Frame 1 (no input): blank canvas, image omitted
Frame 60 (no input): blank canvas, image omitted
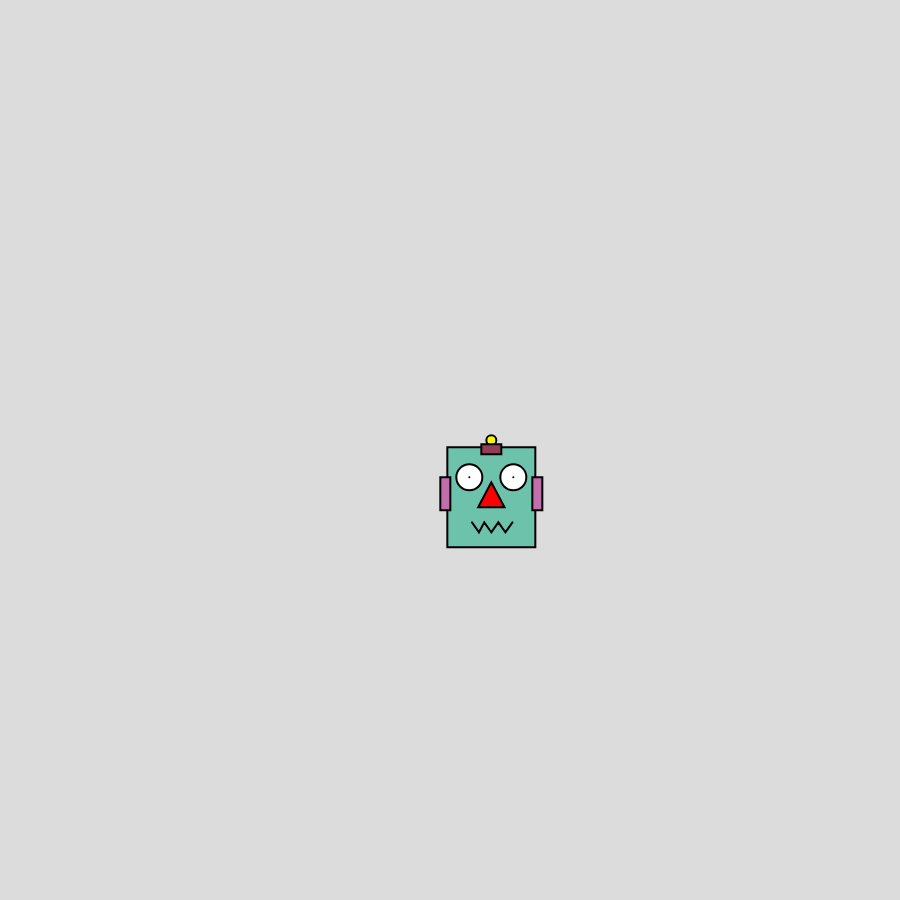
Frame 120 (the mouse pressed at the canvas centre since frame 60)

The p5.js sketch whose frames 1 and 60 were blank and that drew this single picture after the mouse press (run headless with seeded random() and noise() and a simulated clock; from frame 60 on, the mouse is pressed at the canvas centre):

// p5.js sketch
// ── sketch.js
/// <reference path="/Users/bgmacbook/.vscode/extensions/samplavigne.p5-vscode-1.2.7/p5types/global.d.ts" />
let robot = {};
let robots = [];

function setup() {
  createCanvas(900, 900);
}

function draw() {
	background(220);
	
	if(robots.length>0){
		for(let i=0; i < robots.length; i++){
			drawRobot(robots[i]);
			moveRobot(robots[i],i);
		}
	}
}

function mousePressed(){
  robot = createRobot(mouseX, mouseY);
  robots.push(robot);
}

function createRobot(x,y){
  let r = {
	x_pos: x,
	y_pos: y,
    firstName: selectRobotName(),
    iq: round(random(300, 3000)),
    serialNumber: round(random(10000, 100000)),
    abilities: selectRobotAbilities(),
    physical: {
      r: round(random(0, 255)),
      g: round(random(0, 255)),
      b: round(random(0, 255)),
      headWidth: round(random(60, 100)),
    }
  }
  return r;
}

function drawRobot(robot)
{
	let x = robot.x_pos;
	let y = robot.y_pos;
	let physical = robot.physical;

	strokeWeight(2);
	stroke(0);

	//robot head
	fill(physical.r, physical.g, physical.b);
	rect(x, y, physical.headWidth, 100);

	//ears
	fill(physical.g, physical.r, physical.b);
	rect(x - 7, y + 30, 10, 33);
	rect(x + physical.headWidth - 3, y + 30, 10, 33);

	//robots' antennas
	fill(250, 250, 0);
	ellipse(x + physical.headWidth * 0.5, y - 7, 10, 10);
	fill(255 - physical.r, 255 - physical.g, 255 - physical.b);
	rect(x + physical.headWidth * 0.5 - 10, y - 3, 20, 10);

	//eyes
	fill(255);
	ellipse(x + physical.headWidth * 0.25, y + 30, 26, 26);
	point(x + physical.headWidth * 0.25, y + 30);
	ellipse(x + physical.headWidth * 0.75, y + 30, 26, 26);
	point(x + physical.headWidth * 0.75, y + 30);

	//robots' nose
	fill(255, 0, 0);
	triangle(x + physical.headWidth * 0.5, y + 35, x + physical.headWidth * 0.35, y + 60, x + physical.headWidth * 0.65, y + 60);

	//robot mouth
	noFill();
	beginShape();
	vertex(x + physical.headWidth * 0.28, y + 75);
	vertex(x + physical.headWidth * 0.36, y + 85);
	vertex(x + physical.headWidth * 0.42, y + 75);
	vertex(x + physical.headWidth * 0.50, y + 85);
	vertex(x + physical.headWidth * 0.58, y + 75);
	vertex(x + physical.headWidth * 0.66, y + 85);
	vertex(x + physical.headWidth * 0.74, y + 75);
	endShape();
}

function selectRobotName(){
	var firstNames = ["Asad", "Agatha", "Benny", "Beau", "Carol", "Colin", "Data", "Delia", "Edward", "Ethal", "Freddy", "Fiona", "Georgina", "Greg", "Hal", "Holly", "Ishmail", "India", "Jamie", "Joanna", "Katan", "Kelly", "liam", "Leanne", "Marvin", "Michaela", "Nicholas", "Niamh", "Oscar", "Olivia", "Quentin", "Queenie", "Richard", "Rebecca", "Simon", "Simone", "Thomas", "Tilly", "Ulysses", "Ursula", "Vinny", "Violet", "William", "Winifred", "Xander", "Xanthe", "Yves", "Yvonne", "Zach", "Zara"];
  var firstName = firstNames[parseInt(random(0, firstNames.length - 1))];

  return firstName;
}

function selectRobotAbilities(){
  //set the robots unique skills - deduct randomly from the list so the robot has 4 skills
  var abilities = ["clean house", "make bed", "babysit", "cook", "school run", "laundry", "grow vegetables", "charity work", "darn socks", "do shopping", "take out rubbish", "feed the cat", "mow lawn", "paint fence"];
  while (abilities.length > 4){
    abilities.splice(random(0, abilities.length), 1);
  }

  return abilities;
}

function moveRobot(robot,i){
	robot.x_pos += .5 - noise(i*100+frameCount/500);
	robot.y_pos += .5 - noise(i*110+frameCount/500);
	robot.x_pos = constrain(robot.x_pos,50,width-50);
	robot.y_pos = constrain(robot.y_pos,50,height-50);
}
